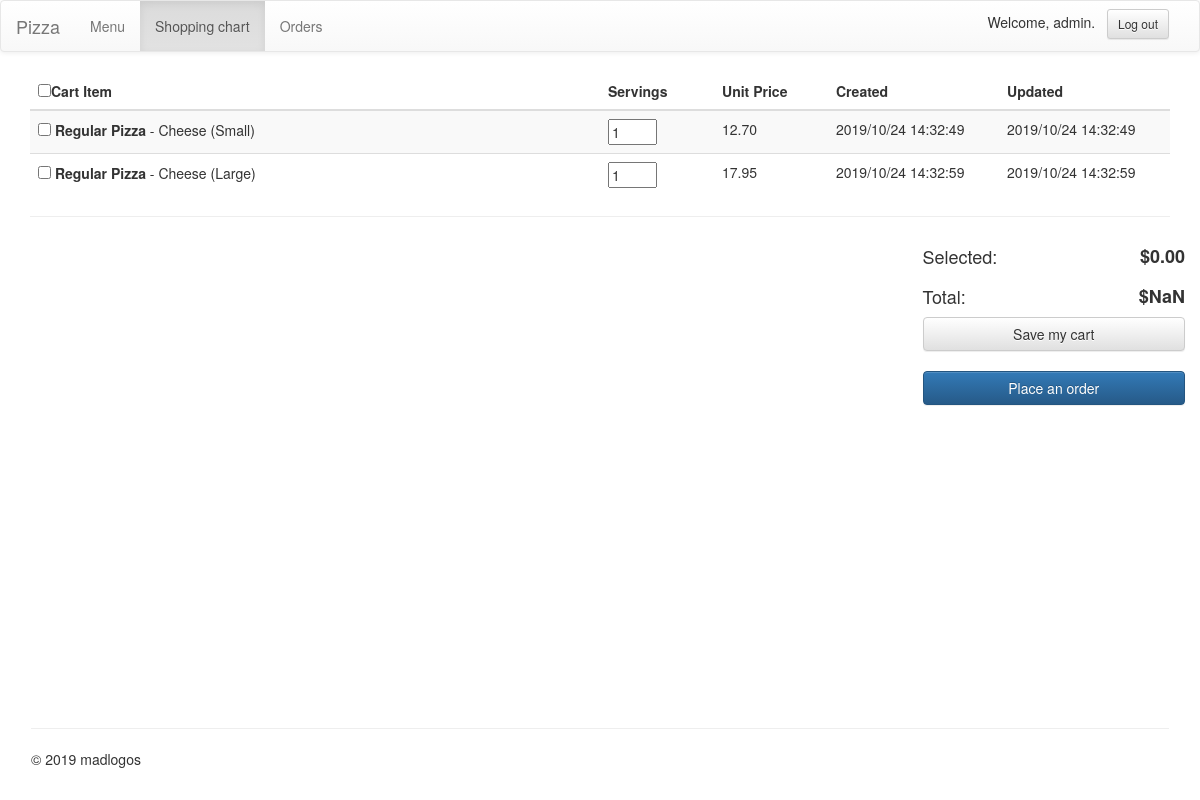
The app's page /cart (signed in) with its own data.
### orders/models.py (models this page shows, shortened)
class CartItem(models.Model):
    cart = models.ForeignKey(Cart, on_delete=models.CASCADE)
    item = models.ForeignKey(Item, on_delete=models.CASCADE)
    quantity = models.IntegerField(default=0)
    class Meta:
        verbose_name = "cart_item"
        verbose_name_plural = "cart_items"

class Item(models.Model):
    product = models.ForeignKey(Product, on_delete=models.CASCADE, related_name="products")
    quantity = models.IntegerField(default=0)
    topping = models.ManyToManyField(Topping, related_name="toppings", through="ItemTopping")
    addition = models.ManyToManyField(Addition, related_name="additions", through="ItemAddition")
    price = models.DecimalField(max_digits=10, decimal_places=2, default=0)
    created = models.DateTimeField(auto_now_add=True)
    updated = models.DateTimeField(auto_now=True)
    class Meta:
        verbose_name = "item"
        verbose_name_plural = "items"

class Product(models.Model):
    category = models.ForeignKey(Category, on_delete=models.PROTECT, related_name="products")
    name = models.CharField(max_length=128)
    size = models.CharField(max_length=8, choices=SIZE_CHOICES, default='Regular')
    n_topping = models.IntegerField(default=0)
    n_addition = models.IntegerField(default=0)
    price = models.DecimalField(max_digits=10, decimal_places=2)
    created = models.DateTimeField(auto_now_add=True)
    updated = models.DateTimeField(auto_now=True)
    class Meta:
        verbose_name = "product"
        verbose_name_plural = "products"
        db_table = "shop_product"
        unique_together = (('category', 'name', 'size'), )

class Category(models.Model):
    name = models.CharField(max_length=128, unique=True)
    class Meta:
        verbose_name = "category"
        verbose_name_plural = "categories"
        db_table = "shop_category"
    def __str__(self):
        return self.name

### orders/views.py (the view)
# urls.py: path("cart", views.cart, name="cart"),
@login_required
def cart(request):
    if request.method == "POST":
        cart = Cart.objects.get(user=request.user)
        items = clean_form_data(request.POST, {'ptn': r'product_(\d+)$', 'rpl': r'\1'}, del_val=())
        orders = clean_form_data(request.POST, {'ptn': r'order_product_(\d+)$', 'rpl': r'\1'})
        cart_items = cart.cartitem_set.all()
        for key in items:
            item = cart_items.get(item=Item.objects.get(pk=to_num(key)))
            if items[key] == 0:
                item.delete()
                Item.objects.filter(pk=to_num(key)).delete()
            else:
                if item.quantity != items[key]:
                    item.quantity = items[key]
                    item.updated = datetime.datetime.now()
                    item.save()
        cart.save()
        cart_det = show_cart(request.user)
        if 'btn_save' in request.POST:
            return render(request, "orders/cart.html",
                {'items': cart_det['items'], 'message': ['success', 'Cart saved.'], 'cart_sum': cart_det['price']})
        elif 'btn_submit' in request.POST:
            if len(orders) > 0:
                order = Order.objects.create(user=request.user, price=0)
                for key in orders:
                    item = cart_items.get(item=Item.objects.get(pk=to_num(key)))
                    OrderItem.objects.create(order=order, quantity=item.quantity, item=Item.objects.get(pk=to_num(key)))
                    order.quantity += item.quantity
                    order.price += item.item.price * item.quantity
                    item.delete()
                order.save()
            return render(request, 'orders/orders.html',
                {'orders': Order.objects.filter(user=request.user), 'message': None})
    else:
        cart_det = show_cart(request.user)
        return render(request, "orders/cart.html",
            {'items': cart_det['items'], 'message': None, 'cart_sum': cart_det['price']})

### orders/udf.py (called while the page is built)
def show_cart(user):
    if not isinstance(user, (User, )):
        raise TypeError("user must be a User object.")
    try:
        cart = Cart.objects.get(user=user)
        items = cart.cartitem_set.all()
        price = sum([item.quantity * item.item.price for item in items])
    except Cart.DoesNotExist:
        items = dict()
        price = 0
    return {'items': items, 'price': price}

### templates/orders/cart.html (shortened to what this page needs)
{% extends "_base.html" %}
{% load static %}
{% block nav_list %}
<li><a href="menu">Menu</a></li>
<li class="active"><a href="#">Shopping chart</a></li>
<li><a href="orders">Orders</a></li>
{% endblock %}
{% block disp %}
<form id="place_order" action="{% url 'cart' %}" method="post">
{% if items|length > 0 %}
    <table class="table table-striped table-hover table-responsive" cellspacing="0">
        <thead>
            <th width="50%" colspan="2"><input type="checkbox" name="check_all" id="check_all"><span>Cart Item</span></input></th>
            <th width="10%">Servings</th>
            <th width="10%">Unit Price</th>
            <th width="15%">Created</th>
            <th width="15%">Updated</th>
        </thead>
        <tbody>
            {% for item in items %}
            <tr>
                <td width="50%" colspan="2">
                    <input type="checkbox" name="order_product_{{ item.item.id }}" data-class="order" data-item="{{ item.item.id }}" value="{{ item.item.quantity }}">
                        <span data-toggle="tooltip" title="${{ item.item.product.price }}/serving">
                            <strong>{{ item.item.product.category }}</strong> - {{ item.item.product.name}} ({{ item.item.product.size }})
                        </span>
                </td>
                <td width="10%"><input id="product_{{ item.item.id }}" name="product_{{ item.item.id }}" data-class="qty" data-item="{{ item.item.id }}"
                    type="number" min="0" style="width:50%" value="{{ item.quantity }}" /></td>
                <td width="10%" id="product_price_{{ item.item.id }}" name="product_price_{{ item.item.id }}" data-class="price" data-item="{{ item.item.id }}">
                    {{ item.item.price }}
                </td>
                <td width="15%">{{ item.item.created|date:"Y/m/d H:i:s" }}</td>
                <td width="15%">{{ item.item.updated|date:"Y/m/d H:i:s" }}</td>
            </tr>
            {% endfor %}
        </tbody>
    </table>
{% else %}
<p>No items found.</p>
{% endif %}
<hr>
<div class="container">
    <div class="row">
        <div class="col-lg-9 col-md-8"></div>
        <div class="col-lg-1 col-md-1 col-sm-4">
            <h4>Selected: </h4>
        </div>
        <div class="col-lg-2 col-md-3 col-sm-8">
            <h4 style="text-align:right;font-weight:bold">$<span id="select_price">{{ select_sum }}</span></h4>
        </div>
    </div>
    <div class="row">
        <div class="col-lg-9 col-md-8"></div>
        <div class="col-lg-1 col-md-1 col-sm-4">
            <h4>Total: </h4>
        </div>
        <div class="col-lg-2 col-md-3 col-sm-8">
            <h4 style="text-align:right;font-weight:bold">$<span id="total_price">{{ cart_sum }}</span></h4>
        </div>
    </div>
    <div class="row">
        <div class="col-lg-9 col-md-8"></div>
        <div class="col-lg-3 col-md-4 col-sm-12">
            <button id="btn_save" name="btn_save" type="submit" class="btn btn-default btn-block">Save my cart</button>
        </div>
    </div>
    <div class="col-12">&nbsp;</div>
    <div class="row">
        <div class="col-lg-9 col-md-8"></div>
        <div class="col-lg-3 col-md-4 col-sm-12">
            <button id="btn_submit" name="btn_submit" type="submit" class="btn btn-primary btn-block">Place an order</button>
        </div>
    </div>
</div>
</form>
{% endblock disp %}

### templates/_base.html (shortened to what this page needs)
<!DOCTYPE html>
<html lang='en'>
    <head>
        {% load static %}
        <link rel="stylesheet" href="https://cdn.staticfile.org/twitter-bootstrap/3.3.7/css/bootstrap.min.css">
        <link rel="stylesheet" href="https://cdn.jsdelivr.net/npm/bootstrap@3.3.7/dist/css/bootstrap-theme.min.css">
        <link rel="stylesheet" href="https://cdn.staticfile.org/font-awesome/4.7.0/css/font-awesome.css">
        <link rel="stylesheet" href="{% static 'css/style.css' %}">
    </head>
    <body>
        <nav id="navbar" class="navbar navbar-default" role="navigation">
            <div class="container-fluid">
                <div class="navbar-header">
                    <a class="navbar-brand mb-0" href="#">Pizza</a>
                </div>
                {% if user is not none %}
                <div id="navbar-collapse" class="collapse navbar-collapse">
                    <ul class="nav navbar-nav">
                        {% block nav_list %}{% endblock %}
                    </ul>
                    <form class="navbar-form navbar-right" action="{% url 'logout' %}" method="get">
                        <span>Welcome, {{ user }}.&nbsp;&nbsp;</span>
                        <button id="logout" class="btn btn-default btn-sm">Log out</button>
                    </form>
                </div>
                {% endif %}
            </div>
        </nav>
        <div class="container" id="elem_disp">
            {% block disp %}
            {% endblock %}
        </div>
        <nav class="navbar navbar-fixed-bottom" id="nav_footer" role="navigation">
            <div class="container" id="elem_foot">
                <footer class="navbar" id="footer">
                    <hr>
                    <p>&copy; 2019 madlogos</p>
                </footer>
            </div>
        </nav>
    </body>
</html>

### static/css/style.css (style rules this page uses)
body { padding-bottom: 200px; }
#nav_footer { position: fixed; margin-bottom: 0px; }

### records on screen
CartItem: item.product.category "Regular Pizza", item.product.name "Cheese", item.product.size "Small", quantity "1", item.price "12.70", item.created "2019/10/24 14:32:49", item.updated "2019/10/24 14:32:49"
CartItem: item.product.category "Regular Pizza", item.product.name "Cheese", item.product.size "Large", quantity "1", item.price "17.95", item.created "2019/10/24 14:32:59", item.updated "2019/10/24 14:32:59"

### other values on screen
{{ user }} "admin"
